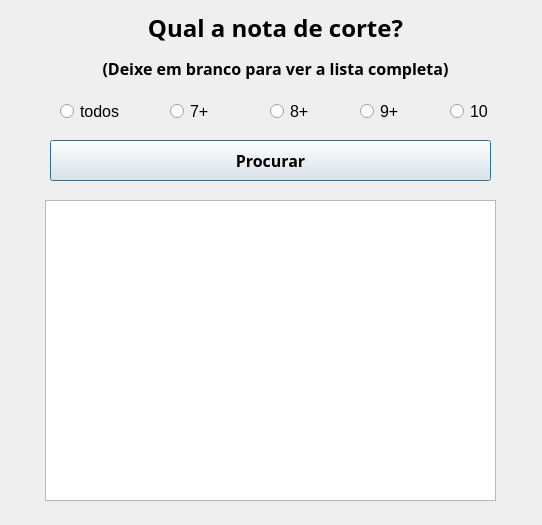
<?xml version="1.0" encoding="UTF-8"?>
<ui version="4.0">
 <class>Dialog</class>
 <widget class="QDialog" name="Dialog">
  <property name="geometry">
   <rect>
    <x>0</x>
    <y>0</y>
    <width>542</width>
    <height>525</height>
   </rect>
  </property>
  <property name="windowTitle">
   <string>Procurar Melhores</string>
  </property>
  <widget class="QPushButton" name="searchBtn">
   <property name="geometry">
    <rect>
     <x>50</x>
     <y>140</y>
     <width>441</width>
     <height>41</height>
    </rect>
   </property>
   <property name="font">
    <font>
     <family>Noto Sans</family>
     <pointsize>12</pointsize>
     <weight>75</weight>
     <bold>true</bold>
    </font>
   </property>
   <property name="text">
    <string>Procurar</string>
   </property>
  </widget>
  <widget class="QLabel" name="mainTitle">
   <property name="geometry">
    <rect>
     <x>70</x>
     <y>10</y>
     <width>411</width>
     <height>71</height>
    </rect>
   </property>
   <property name="font">
    <font>
     <family>Noto Sans</family>
     <pointsize>16</pointsize>
     <weight>75</weight>
     <bold>true</bold>
    </font>
   </property>
   <property name="text">
    <string>&lt;!DOCTYPE HTML PUBLIC &quot;-//W3C//DTD HTML 4.0//EN&quot; &quot;http://www.w3.org/TR/REC-html40/strict.dtd&quot;&gt;
&lt;html&gt;&lt;head&gt;&lt;meta name=&quot;qrichtext&quot; content=&quot;1&quot; /&gt;&lt;style type=&quot;text/css&quot;&gt;
p, li { white-space: pre-wrap; }
&lt;/style&gt;&lt;/head&gt;&lt;body style=&quot; font-family:'Noto Sans'; font-size:16pt; font-weight:600; font-style:normal;&quot;&gt;
&lt;p align=&quot;center&quot; style=&quot; margin-top:12px; margin-bottom:12px; margin-left:0px; margin-right:0px; -qt-block-indent:0; text-indent:0px;&quot;&gt;&lt;span style=&quot; font-size:18pt;&quot;&gt;Qual a nota de corte?&lt;/span&gt;&lt;/p&gt;
&lt;p align=&quot;center&quot; style=&quot; margin-top:12px; margin-bottom:12px; margin-left:0px; margin-right:0px; -qt-block-indent:0; text-indent:0px;&quot;&gt;&lt;span style=&quot; font-size:12pt;&quot;&gt;(Deixe em branco para ver a lista completa)&lt;/span&gt;&lt;/p&gt;&lt;/body&gt;&lt;/html&gt;</string>
   </property>
  </widget>
  <widget class="QTableWidget" name="resultTable">
   <property name="geometry">
    <rect>
     <x>45</x>
     <y>200</y>
     <width>451</width>
     <height>301</height>
    </rect>
   </property>
  </widget>
  <widget class="QRadioButton" name="radioAll">
   <property name="geometry">
    <rect>
     <x>60</x>
     <y>100</y>
     <width>71</width>
     <height>23</height>
    </rect>
   </property>
   <property name="font">
    <font>
     <pointsize>12</pointsize>
    </font>
   </property>
   <property name="text">
    <string>todos</string>
   </property>
  </widget>
  <widget class="QRadioButton" name="radioSeven">
   <property name="geometry">
    <rect>
     <x>170</x>
     <y>100</y>
     <width>41</width>
     <height>23</height>
    </rect>
   </property>
   <property name="font">
    <font>
     <pointsize>12</pointsize>
    </font>
   </property>
   <property name="text">
    <string>7+</string>
   </property>
  </widget>
  <widget class="QRadioButton" name="radioEight">
   <property name="geometry">
    <rect>
     <x>270</x>
     <y>100</y>
     <width>41</width>
     <height>23</height>
    </rect>
   </property>
   <property name="font">
    <font>
     <pointsize>12</pointsize>
    </font>
   </property>
   <property name="text">
    <string>8+</string>
   </property>
  </widget>
  <widget class="QRadioButton" name="radioTen">
   <property name="geometry">
    <rect>
     <x>450</x>
     <y>100</y>
     <width>41</width>
     <height>23</height>
    </rect>
   </property>
   <property name="font">
    <font>
     <pointsize>12</pointsize>
    </font>
   </property>
   <property name="text">
    <string>10</string>
   </property>
  </widget>
  <widget class="QRadioButton" name="radioNine">
   <property name="geometry">
    <rect>
     <x>360</x>
     <y>100</y>
     <width>41</width>
     <height>23</height>
    </rect>
   </property>
   <property name="font">
    <font>
     <pointsize>12</pointsize>
    </font>
   </property>
   <property name="text">
    <string>9+</string>
   </property>
  </widget>
 </widget>
 <resources/>
 <connections/>
</ui>
